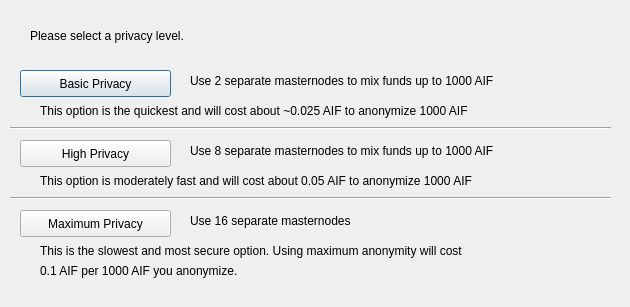
<?xml version="1.0" encoding="UTF-8"?>
<ui version="4.0">
 <class>DarksendConfig</class>
 <widget class="QDialog" name="DarksendConfig">
  <property name="geometry">
   <rect>
    <x>0</x>
    <y>0</y>
    <width>630</width>
    <height>307</height>
   </rect>
  </property>
  <property name="windowTitle">
   <string>Configure PrivateSend</string>
  </property>
  <widget class="QPushButton" name="buttonBasic">
   <property name="geometry">
    <rect>
     <x>20</x>
     <y>70</y>
     <width>151</width>
     <height>27</height>
    </rect>
   </property>
   <property name="text">
    <string>Basic Privacy</string>
   </property>
  </widget>
  <widget class="QPushButton" name="buttonHigh">
   <property name="geometry">
    <rect>
     <x>20</x>
     <y>140</y>
     <width>151</width>
     <height>27</height>
    </rect>
   </property>
   <property name="text">
    <string>High Privacy</string>
   </property>
  </widget>
  <widget class="QPushButton" name="buttonMax">
   <property name="geometry">
    <rect>
     <x>20</x>
     <y>210</y>
     <width>151</width>
     <height>27</height>
    </rect>
   </property>
   <property name="text">
    <string>Maximum Privacy</string>
   </property>
  </widget>
  <widget class="QLabel" name="label">
   <property name="geometry">
    <rect>
     <x>30</x>
     <y>20</y>
     <width>571</width>
     <height>31</height>
    </rect>
   </property>
   <property name="text">
    <string>Please select a privacy level.</string>
   </property>
  </widget>
  <widget class="QLabel" name="label_2">
   <property name="geometry">
    <rect>
     <x>190</x>
     <y>70</y>
     <width>421</width>
     <height>21</height>
    </rect>
   </property>
   <property name="text">
    <string>Use 2 separate masternodes to mix funds up to 1000 AIF</string>
   </property>
  </widget>
  <widget class="QLabel" name="label_3">
   <property name="geometry">
    <rect>
     <x>190</x>
     <y>140</y>
     <width>411</width>
     <height>21</height>
    </rect>
   </property>
   <property name="text">
    <string>Use 8 separate masternodes to mix funds up to 1000 AIF</string>
   </property>
  </widget>
  <widget class="QLabel" name="label_4">
   <property name="geometry">
    <rect>
     <x>190</x>
     <y>210</y>
     <width>421</width>
     <height>21</height>
    </rect>
   </property>
   <property name="text">
    <string>Use 16 separate masternodes</string>
   </property>
  </widget>
  <widget class="QLabel" name="label_6">
   <property name="geometry">
    <rect>
     <x>40</x>
     <y>100</y>
     <width>561</width>
     <height>21</height>
    </rect>
   </property>
   <property name="text">
    <string>This option is the quickest and will cost about ~0.025 AIF to anonymize 1000 AIF</string>
   </property>
  </widget>
  <widget class="QLabel" name="label_7">
   <property name="geometry">
    <rect>
     <x>40</x>
     <y>170</y>
     <width>561</width>
     <height>21</height>
    </rect>
   </property>
   <property name="text">
    <string>This option is moderately fast and will cost about 0.05 AIF to anonymize 1000 AIF</string>
   </property>
  </widget>
  <widget class="QLabel" name="label_8">
   <property name="geometry">
    <rect>
     <x>40</x>
     <y>240</y>
     <width>561</width>
     <height>21</height>
    </rect>
   </property>
   <property name="text">
    <string>This is the slowest and most secure option. Using maximum anonymity will cost</string>
   </property>
  </widget>
  <widget class="QLabel" name="label_9">
   <property name="geometry">
    <rect>
     <x>40</x>
     <y>260</y>
     <width>561</width>
     <height>21</height>
    </rect>
   </property>
   <property name="text">
    <string>0.1 AIF per 1000 AIF you anonymize.</string>
   </property>
  </widget>
  <widget class="Line" name="line">
   <property name="geometry">
    <rect>
     <x>10</x>
     <y>120</y>
     <width>601</width>
     <height>16</height>
    </rect>
   </property>
   <property name="orientation">
    <enum>Qt::Horizontal</enum>
   </property>
  </widget>
  <widget class="Line" name="line_2">
   <property name="geometry">
    <rect>
     <x>10</x>
     <y>190</y>
     <width>601</width>
     <height>16</height>
    </rect>
   </property>
   <property name="orientation">
    <enum>Qt::Horizontal</enum>
   </property>
  </widget>
 </widget>
 <resources/>
 <connections/>
</ui>
